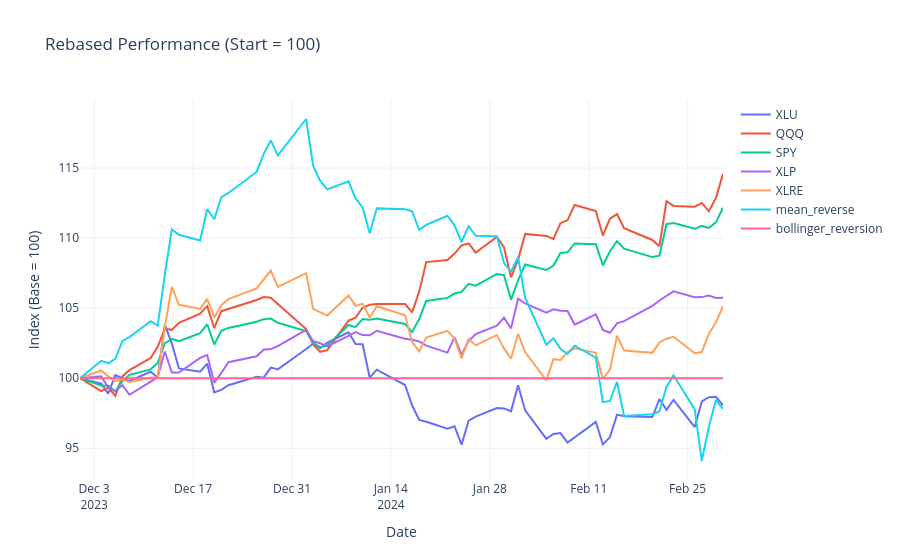

Here is the notebook cell this chart was saved with:
### Code cell
analysis.plot_rebased_performance(df2,'2023-12-01','2024-03-01')
